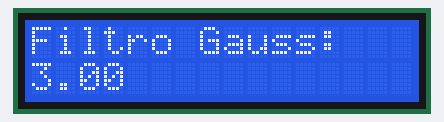
Bench run of a sketch on a simulated Arduino Uno, built with avr-gcc and run on an emulated ATmega328P. On the bench: 16×2 character LCD. What the sketch prints to the serial monitor is not drawn.

Above: at 0.23 s.
At 1.76 s:
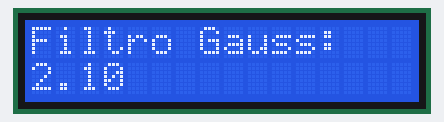
At 3.29 s:
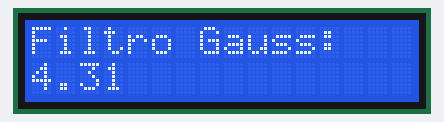
At 4.51 s:
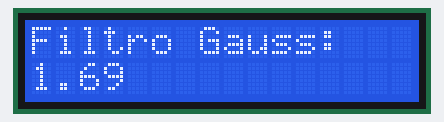
At 6.65 s:
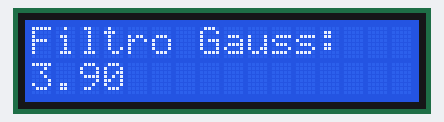

Measured:
- by itself, everything shown: repeats every 6.1 s, in 20 steps

The sketch:

ALBAN_LISSETH_SIS_EMBEBIDOS_PROYECTO_FINAL_1ER_BIM_Gauss.ino
```cpp
/*UNIVERSIDAD TECNICA DEL NORTE
 * FICA - CITEL
 * SISTEMAS EMBEBIDOS
 * PROYECTO FINAL DE 1ER BIMESTRE
 * LISSETH ALBAN
*/
float myArray[] = {1, 2, 3, 4, 5, 4, 3, 2, 1, 2, 3, 4, 5, 4, 3, 2, 1, 2, 3, 4, 5, 4, 3, 2, 1};
float kernel[] = {0.05, 0.24, 0.4, 0.24, 0.05};
float G[] = {1, 2, 3, 4, 5, 4, 3, 2, 1, 2, 3, 4, 5, 4, 3, 2, 1, 2, 3, 4, 5, 4, 3, 2, 1};
int N = 25, Nk = 5;
float den = 0, c = 0, zj = 0;
#include<Wire.h>
#include <FaBoLCD_PCF8574.h>

// initialize the library
FaBoLCD_PCF8574 lcd;

//#include<LiquidCrystal_I2C.h>
//LiquidCrystal_I2C lcd(0x3F, 16, 2);
//LiquidCrystal_I2C lcd(0x27,20,4);
//LiquidCrystal_I2C lcd(0x20 ,2,1,0,4,5,6,7,3,POSITIVE);
void setup()
{
  lcd.begin(16, 2);
//  lcd.backlight();
  Serial.begin(9600);
  lcd.setCursor(0,0);
  lcd.print("Filtro Gauss:");
}

void loop()
{
  den = 0;
  for (int i = 0; i < Nk; i++) {
    den = den + kernel[i];
  }

  for (int i = 0; i < N - Nk; i++) {
    for (int i2 = 0; i2 < Nk; i2++) {
      c = c + kernel[i2] * myArray[i2 + i];
    }
    c = c / den;
    G[i + 2] = c;
    Serial.print(c);
    Serial.print(",");
    Serial.println(myArray[i + 2]);

    lcd.setCursor ( 0, 1 ); lcd.print(c);
    delay(300);
    c = 0;

  }
}
```
